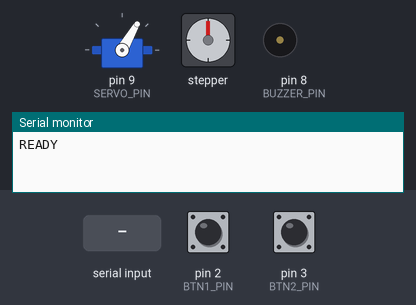
Bench run of a sketch on a simulated Arduino Uno, built with avr-gcc and run on an emulated ATmega328P. Parts: servo, stepper motor, buzzer (waves = sounding, pin HIGH), the last lines printed to the serial monitor. Inputs (shaded band) come from the test bench; at power-on: pin 2 (BTN1_PIN) LOW, pin 3 (BTN2_PIN) LOW. Random numbers use the default seed unless the sketch sets one; stepper angles assume 2048 steps per turn.

Above: at 1.2 s.
1.3 s: "START,\n" received over Serial
2.8 s: pin 2 (BTN1_PIN) pulled HIGH for 0.15 s
At 5.4 s:
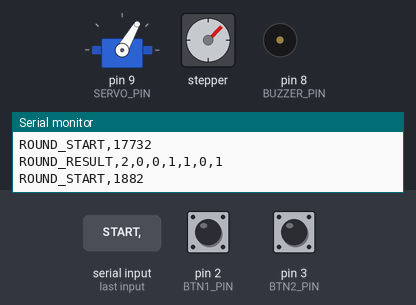
5.8 s: pin 3 (BTN2_PIN) pulled HIGH for 0.15 s
At 7.0 s:
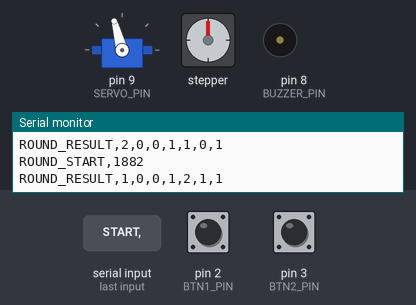
8.6 s: pin 2 (BTN1_PIN) pulled HIGH for 0.15 s
At 9.8 s:
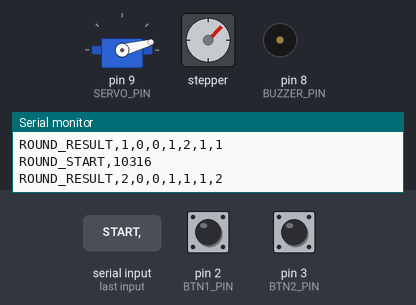
11.7 s: pin 2 (BTN1_PIN) pulled HIGH for 1 s
At 12.7 s:
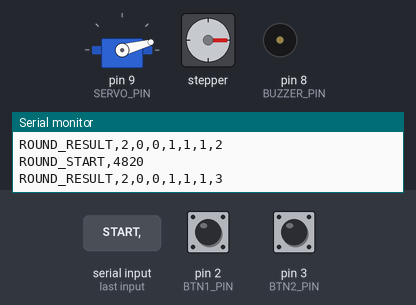
14.7 s: "RESET\n" received over Serial
At 18.5 s:
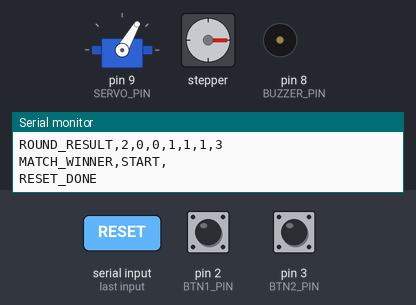
Timing chart, 0 to 18.7 s (numbered marks = the images above; inputs shaded):
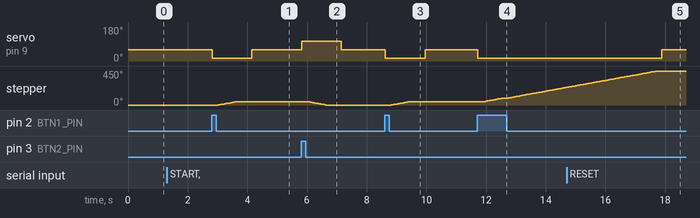

Measured:
- after the input at 2.8 s, servo on pin 9 (SERVO_PIN): 60° → 15° at once, → 60° 1.3 s later; stepper: turns 45° clockwise in 0.61 s, starting after 0.22 s
- after the input at 5.8 s, servo on pin 9 (SERVO_PIN): 60° → 105° at once, → 60° 1.3 s later; stepper: turns 45° counter-clockwise in 0.61 s, starting after 0.22 s
- after the input at 8.6 s, servo on pin 9 (SERVO_PIN): 60° → 15° at once, → 60° 1.3 s later; stepper: turns 45° clockwise in 0.61 s, starting after 0.22 s
- after the input at 11.7 s, servo on pin 9 (SERVO_PIN): 60° → 15° at once; stepper: keeps turning clockwise at about 68°/s, starting after 0.23 s
- after the input at 14.7 s, servo on pin 9 (SERVO_PIN): 15° → 60° after 3.2 s

The sketch:

Lab_6.ino
```cpp
#include <Servo.h>
#include <Stepper.h>

// -------------------- Pin definitions --------------------
const int BTN1_PIN = 2;
const int BTN2_PIN = 3;

const int IN1_PIN = 4;
const int IN2_PIN = 5;
const int IN3_PIN = 6;
const int IN4_PIN = 7;

const int BUZZER_PIN = 8;
const int SERVO_PIN  = 9;

// -------------------- Servo configuration --------------------
Servo winnerServo;

// Servo angles define physical direction of winner indication
const int SERVO_P1_ANGLE = 105;
const int SERVO_P2_ANGLE = 15;
const int SERVO_CENTER   = 60;

// -------------------- Stepper configuration --------------------
const int STEPS_PER_REV = 2048;
Stepper tugStepper(STEPS_PER_REV, IN1_PIN, IN3_PIN, IN2_PIN, IN4_PIN);

// Small movement per round to simulate tug effect
const int ROUND_STEPPER_MOVE = 256;

// -------------------- Game parameters --------------------
const int TARGET_WINS = 3;

// Timing constraints (important for game fairness and stability)
const unsigned long FALSE_START_LOCKOUT_MS = 150;  // prevents double triggering
const unsigned long BUTTON_DEBOUNCE_MS = 25;       // removes button noise
const unsigned long BUZZER_DURATION_MS = 150;      // short reaction signal

// -------------------- Game state machine --------------------
// FSM controls full game flow (idle → wait → reaction → result)
enum GameState {
  IDLE,
  WAITING_RANDOM_DELAY,
  WAITING_FOR_REACTION,
  MATCH_OVER
};

GameState gameState = IDLE;

// Player names (can be updated via Serial interface)
String player1Name = "Player1";
String player2Name = "Player2";

// Score tracking
int score1 = 0;
int score2 = 0;

// Timing variables for reaction measurement
unsigned long roundStartMs = 0;
unsigned long randomDelayMs = 0;
unsigned long buzzerOnMs = 0;

// Tracks buzzer state to allow timed auto-disable
bool buzzerActive = false;

// -------------------- Debounced button structure --------------------
// Used to prevent false triggering caused by mechanical bounce
struct DebouncedButton {
  int pin;
  bool lastReading;
  bool stableState;
  unsigned long lastChangeMs;
};

DebouncedButton btn1;
DebouncedButton btn2;

// -------------------- BUTTON HANDLING --------------------

// Initialize button with default state
void initButton(DebouncedButton &btn, int pin) {
  btn.pin = pin;
  pinMode(pin, INPUT);

  bool now = digitalRead(pin);
  btn.lastReading = now;
  btn.stableState = now;
  btn.lastChangeMs = 0;
}

// Synchronizes button state after round/reset (prevents false triggers)
void syncButtonState(DebouncedButton &btn) {
  bool now = digitalRead(btn.pin);
  btn.lastReading = now;
  btn.stableState = now;
  btn.lastChangeMs = millis();
}

// Debounced button press detection (returns TRUE only once per press)
// IMPORTANT: ensures no multiple triggers from a single press
bool readDebouncedButtonPress(DebouncedButton &btn) {
  bool reading = digitalRead(btn.pin);

  if (reading != btn.lastReading) {
    btn.lastChangeMs = millis();   // reset debounce timer
    btn.lastReading = reading;
  }

  // only accept stable input after debounce delay
  if ((millis() - btn.lastChangeMs) >= BUTTON_DEBOUNCE_MS) {
    if (reading != btn.stableState) {
      btn.stableState = reading;

      // external pulldown logic: HIGH = pressed
      if (btn.stableState == HIGH) {
        return true;  // valid press event detected
      }
    }
  }

  return false;
}

// Blocks game until both buttons are released
// IMPORTANT: prevents accidental carry-over inputs between rounds
void waitForButtonsReleased() {
  while (digitalRead(BTN1_PIN) == HIGH || digitalRead(BTN2_PIN) == HIGH) {
    delay(5);
  }

  syncButtonState(btn1);
  syncButtonState(btn2);
}

// -------------------- ACTUATOR CONTROL --------------------

// Moves servo to indicate winner direction visually
void pointServoToWinner(int winner) {
  if (winner == 1) winnerServo.write(SERVO_P1_ANGLE);
  else if (winner == 2) winnerServo.write(SERVO_P2_ANGLE);
  else winnerServo.write(SERVO_CENTER);
}

// Stepper movement simulates tug-of-war physical shift
void moveStepperTowardWinner(int winner) {
  if (winner == 1) tugStepper.step(-ROUND_STEPPER_MOVE);
  else if (winner == 2) tugStepper.step(ROUND_STEPPER_MOVE);
}

// Full rotation used for match victory celebration
void victorySpin() {
  tugStepper.step(STEPS_PER_REV);
}

// -------------------- SERIAL OUTPUT --------------------

// Sends current score to external UI system
void announceScore() {
  Serial.print("SCORE,");
  Serial.print(score1);
  Serial.print(",");
  Serial.println(score2);
}

// Sends detailed round result for analytics/UI
void sendRoundResult(int winner, unsigned long p1Time, unsigned long p2Time, bool falseStart, int falseStarter) {
  Serial.print("ROUND_RESULT,");
  Serial.print(winner);
  Serial.print(",");
  Serial.print(p1Time);
  Serial.print(",");
  Serial.print(p2Time);
  Serial.print(",");
  Serial.print(falseStart ? 1 : 0);
  Serial.print(",");
  Serial.print(falseStarter);
  Serial.print(",");
  Serial.print(score1);
  Serial.print(",");
  Serial.println(score2);
}

// Sends final match winner
void sendMatchWinner(int winner) {
  Serial.print("MATCH_WINNER,");
  Serial.println(winner == 1 ? player1Name : player2Name);
}

// -------------------- BUZZER CONTROL --------------------

// Automatically turns off buzzer after fixed duration
void stopBuzzerIfNeeded() {
  if (buzzerActive && (millis() - buzzerOnMs >= BUZZER_DURATION_MS)) {
    digitalWrite(BUZZER_PIN, LOW);
    buzzerActive = false;
  }
}

// Starts reaction signal (critical timing reference point)
void startBuzzer() {
  buzzerOnMs = millis();  // used as reaction baseline
  buzzerActive = true;
  digitalWrite(BUZZER_PIN, HIGH);
  Serial.println("BUZZER_ON");
}

// -------------------- ROUND CONTROL --------------------

// Prepares a new round and generates random delay
// IMPORTANT: ensures unpredictability in reaction test
void resetRoundState() {
  waitForButtonsReleased();

  roundStartMs = millis();
  randomDelayMs = random(1000, 20001); // random reaction start delay between 1 and 20 seconds

  buzzerOnMs = 0;
  buzzerActive = false;
  digitalWrite(BUZZER_PIN, LOW);

  gameState = WAITING_RANDOM_DELAY;

  Serial.print("ROUND_START,");
  Serial.println(randomDelayMs);
}

// Handles end-of-round logic (win / false start / scoring)
void handleRoundWin(int winner, unsigned long p1Time, unsigned long p2Time, bool falseStart = false, int falseStarter = 0) {

  // update score
  if (winner == 1) score1++;
  else score2++;

  // visual + physical feedback for winner
  pointServoToWinner(winner);
  delay(200);
  moveStepperTowardWinner(winner);

  sendRoundResult(winner, p1Time, p2Time, falseStart, falseStarter);

  waitForButtonsReleased();

  // check if match is finished
  if (score1 >= TARGET_WINS || score2 >= TARGET_WINS) {
    int matchWinner = (score1 >= TARGET_WINS) ? 1 : 2;

    victorySpin();
    sendMatchWinner(matchWinner);

    gameState = MATCH_OVER;
  } else {
    delay(500);
    pointServoToWinner(0); // reset to center position
    resetRoundState();
  }
}

// -------------------- MATCH CONTROL --------------------

// Starts match and resets all states
void startMatch(String p1, String p2) {
  player1Name = p1;
  player2Name = p2;

  score1 = 0;
  score2 = 0;

  pointServoToWinner(0);

  Serial.print("MATCH_STARTED,");
  Serial.print(player1Name);
  Serial.print(",");
  Serial.println(player2Name);

  announceScore();
  resetRoundState();
}

// Parses external commands (UI or PC control)
// Supports: START,p1,p2 and RESET
void parseSerialCommand(String cmd) {
  cmd.trim();

  if (cmd.startsWith("START,")) {
    int firstComma = cmd.indexOf(',');
    int secondComma = cmd.indexOf(',', firstComma + 1);

    String p1 = cmd.substring(firstComma + 1, secondComma);
    String p2 = cmd.substring(secondComma + 1);

    p1.trim();
    p2.trim();

    if (p1.length() == 0) p1 = "Player1";
    if (p2.length() == 0) p2 = "Player2";

    startMatch(p1, p2);
  }

  if (cmd == "RESET") {
    score1 = 0;
    score2 = 0;
    pointServoToWinner(0);
    gameState = IDLE;

    buzzerActive = false;
    digitalWrite(BUZZER_PIN, LOW);

    waitForButtonsReleased();
    Serial.println("RESET_DONE");
  }
}

// -------------------- SETUP --------------------
void setup() {
  initButton(btn1, BTN1_PIN);
  initButton(btn2, BTN2_PIN);

  pinMode(BUZZER_PIN, OUTPUT);
  digitalWrite(BUZZER_PIN, LOW);

  winnerServo.attach(SERVO_PIN);
  winnerServo.write(SERVO_CENTER);

  tugStepper.setSpeed(12);

  Serial.begin(115200);
  randomSeed(analogRead(A0));

  Serial.println("READY");
}

// -------------------- MAIN LOOP --------------------
void loop() {

  // handle external commands from PC/UI
  if (Serial.available()) {
    parseSerialCommand(Serial.readStringUntil('\n'));
  }

  stopBuzzerIfNeeded();

  bool btn1Pressed = readDebouncedButtonPress(btn1);
  bool btn2Pressed = readDebouncedButtonPress(btn2);

  // -------------------- STATE MACHINE CORE --------------------
  switch (gameState) {

    case IDLE:
      break;

    case WAITING_RANDOM_DELAY:

      // FALSE START HANDLING (press before buzzer)
      if (btn1Pressed) {
        handleRoundWin(2, 0, 0, true, 1);
        delay(FALSE_START_LOCKOUT_MS);
        return;
      }

      if (btn2Pressed) {
        handleRoundWin(1, 0, 0, true, 2);
        delay(FALSE_START_LOCKOUT_MS);
        return;
      }

      // trigger buzzer after random delay
      if (millis() - roundStartMs >= randomDelayMs) {
        startBuzzer();
        gameState = WAITING_FOR_REACTION;
      }
      break;

    case WAITING_FOR_REACTION:

      // simultaneous press = tie rule
      if (btn1Pressed && btn2Pressed) {
        unsigned long t = millis() - buzzerOnMs;
        handleRoundWin(1, t, t, false, 0);
        delay(FALSE_START_LOCKOUT_MS);
        return;
      }

      if (btn1Pressed) {
        handleRoundWin(1, millis() - buzzerOnMs, 0, false, 0);
        delay(FALSE_START_LOCKOUT_MS);
        return;
      }

      if (btn2Pressed) {
        handleRoundWin(2, 0, millis() - buzzerOnMs, false, 0);
        delay(FALSE_START_LOCKOUT_MS);
        return;
      }

      break;

    case MATCH_OVER:
      break;
  }
}
```
